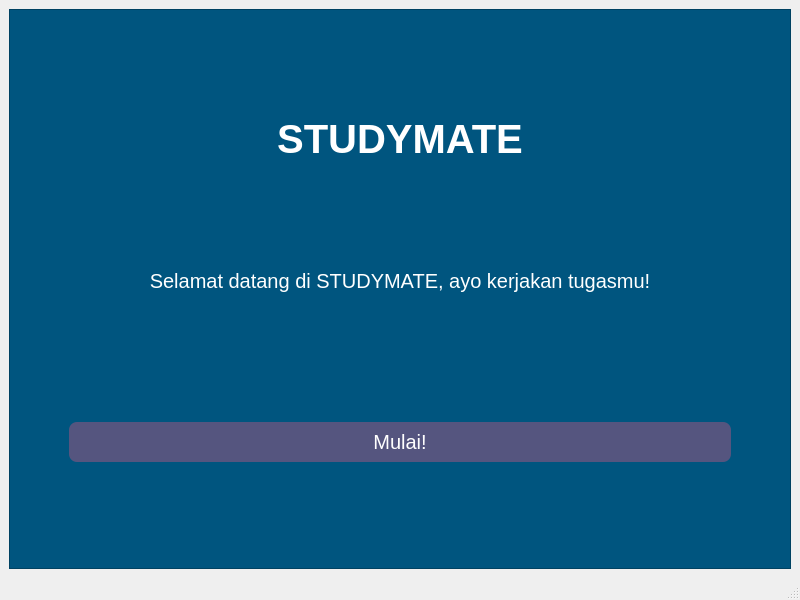
<?xml version="1.0" encoding="UTF-8"?>
<ui version="4.0">
 <class>MainWindow</class>
 <widget class="QMainWindow" name="MainWindow">
  <property name="geometry">
   <rect>
    <x>0</x>
    <y>0</y>
    <width>800</width>
    <height>600</height>
   </rect>
  </property>
  <property name="windowTitle">
   <string>MainWindow</string>
  </property>
  <widget class="QWidget" name="centralwidget">
   <layout class="QGridLayout" name="gridLayout">
    <item row="0" column="0">
     <widget class="QFrame" name="mainframe">
      <property name="styleSheet">
       <string notr="true">#mainframe{
background-color: rgb(0, 85, 127);
padding: 50px;
}

#title{
color: white;
font-family: Poppins, 'sans-serif';
font-size:40px;
font-weight: bold;
}

#subline{
color: white;
font-family: Poppins, 'sans-serif';
font-size:20px;
}

#startbtn{
background-color: rgb(85, 85, 127);
padding:8px;
border-radius:8px;
transition: 0.8s;
color:white;
font-size: 20px
}

#startbtn:hover{
background-color: rgb(255, 170, 255);
}</string>
      </property>
      <property name="frameShape">
       <enum>QFrame::StyledPanel</enum>
      </property>
      <property name="frameShadow">
       <enum>QFrame::Raised</enum>
      </property>
      <layout class="QGridLayout" name="gridLayout_2">
       <item row="1" column="0">
        <widget class="QLabel" name="subline">
         <property name="maximumSize">
          <size>
           <width>16777215</width>
           <height>100</height>
          </size>
         </property>
         <property name="text">
          <string>Selamat datang di STUDYMATE, ayo kerjakan tugasmu!</string>
         </property>
         <property name="alignment">
          <set>Qt::AlignHCenter|Qt::AlignTop</set>
         </property>
        </widget>
       </item>
       <item row="0" column="0">
        <widget class="QLabel" name="title">
         <property name="maximumSize">
          <size>
           <width>16777215</width>
           <height>100</height>
          </size>
         </property>
         <property name="text">
          <string>STUDYMATE</string>
         </property>
         <property name="alignment">
          <set>Qt::AlignHCenter|Qt::AlignTop</set>
         </property>
        </widget>
       </item>
       <item row="2" column="0">
        <widget class="QPushButton" name="startbtn">
         <property name="text">
          <string>Mulai!</string>
         </property>
         <property name="autoExclusive">
          <bool>true</bool>
         </property>
        </widget>
       </item>
      </layout>
     </widget>
    </item>
   </layout>
  </widget>
  <widget class="QStatusBar" name="statusbar"/>
 </widget>
 <resources/>
 <connections/>
</ui>
